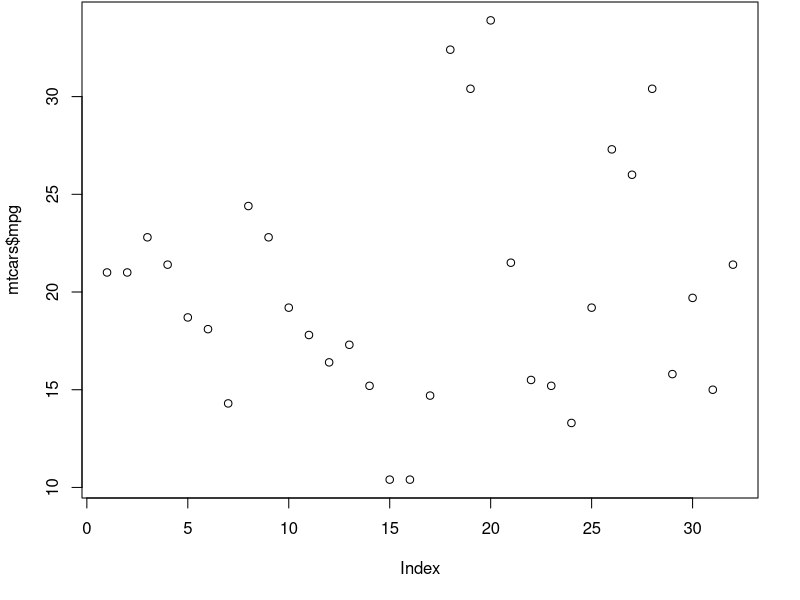

The R script that drew this image:
## ---- chunk 1
summary(mtcars$mpg)
## ---- chunk 2
#| label: fig-example
#| fig-cap: "Example Figure"
par(oma = c(0, 0, 0, 0), mar = c(5, 4, 0, 2) + 0.1)
plot(mtcars$mpg)
